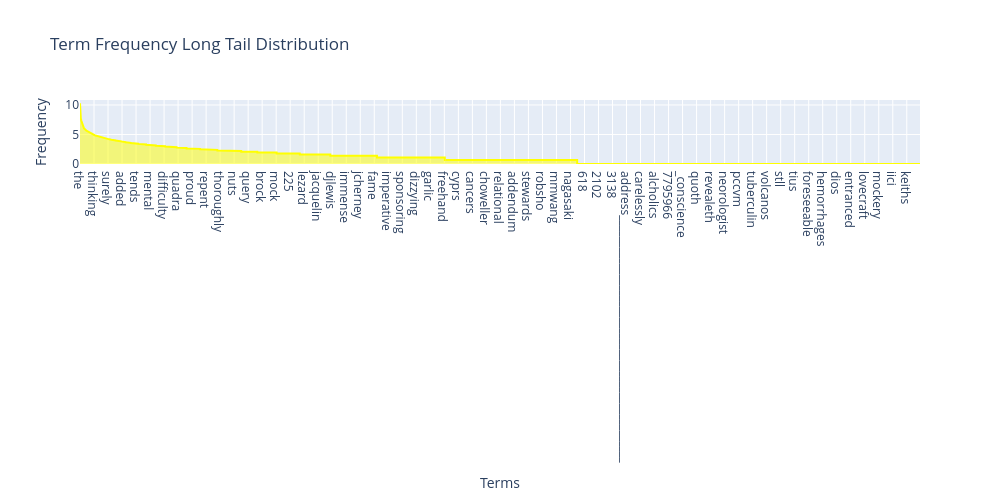

The notebook cell saved with this chart:
### Markdown cell above
### >>> **Exercise 15 (take home):** 
You can copy the code from the previous exercise and change the 'term_frequencies' variable for the 'term_frequencies_log', comment about the differences that you observe and talk about other possible insights that we can get from a log distribution.

### Code cell
# Answer here

num = len(count_vect.get_feature_names_out()) # 20

terms = count_vect.get_feature_names_out()[:num]  
frequencies = term_frequencies[:num]  

sorted_indices = np.argsort(frequencies)[::-1]

sorted_terms = terms[sorted_indices]
sorted_frequencies = frequencies[sorted_indices]
sorted_frequencies_log = [math.log(i) for i in sorted_frequencies]

fig = go.Figure()

fig.add_trace(go.Scatter(
    x=sorted_terms,  
    y=sorted_frequencies_log,
    fill='tozeroy', 
    mode='lines',
    line=dict(color='yellow'),
    name='Term Frequencies'
))


fig.update_layout(
    width=1000,  
    height=500,  
    title='Term Frequency Long Tail Distribution',
    xaxis_title='Terms',
    yaxis_title='Frequency',
    showlegend=False
)

### Figure 1 — Plotly figure (JSON) as saved in the notebook; plotly's stock layout.template omitted (floating-point values rounded to 4 significant figures; data arrays with more than 128 entries replaced by an {"elided": "..."} marker saying what was removed)
{"data": [{"fill": "tozeroy", "line": {"color": "yellow"}, "mode": "lines", "name": "Term Frequencies", "type": "scatter", "x": {"elided": "35788 str values"}, "y": {"elided": "35788 float values"}}], "layout": {"height": 500, "showlegend": false, "title": {"text": "Term Frequency Long Tail Distribution"}, "width": 1000, "xaxis": {"title": {"text": "Terms"}}, "yaxis": {"title": {"text": "Frequency"}}}}
